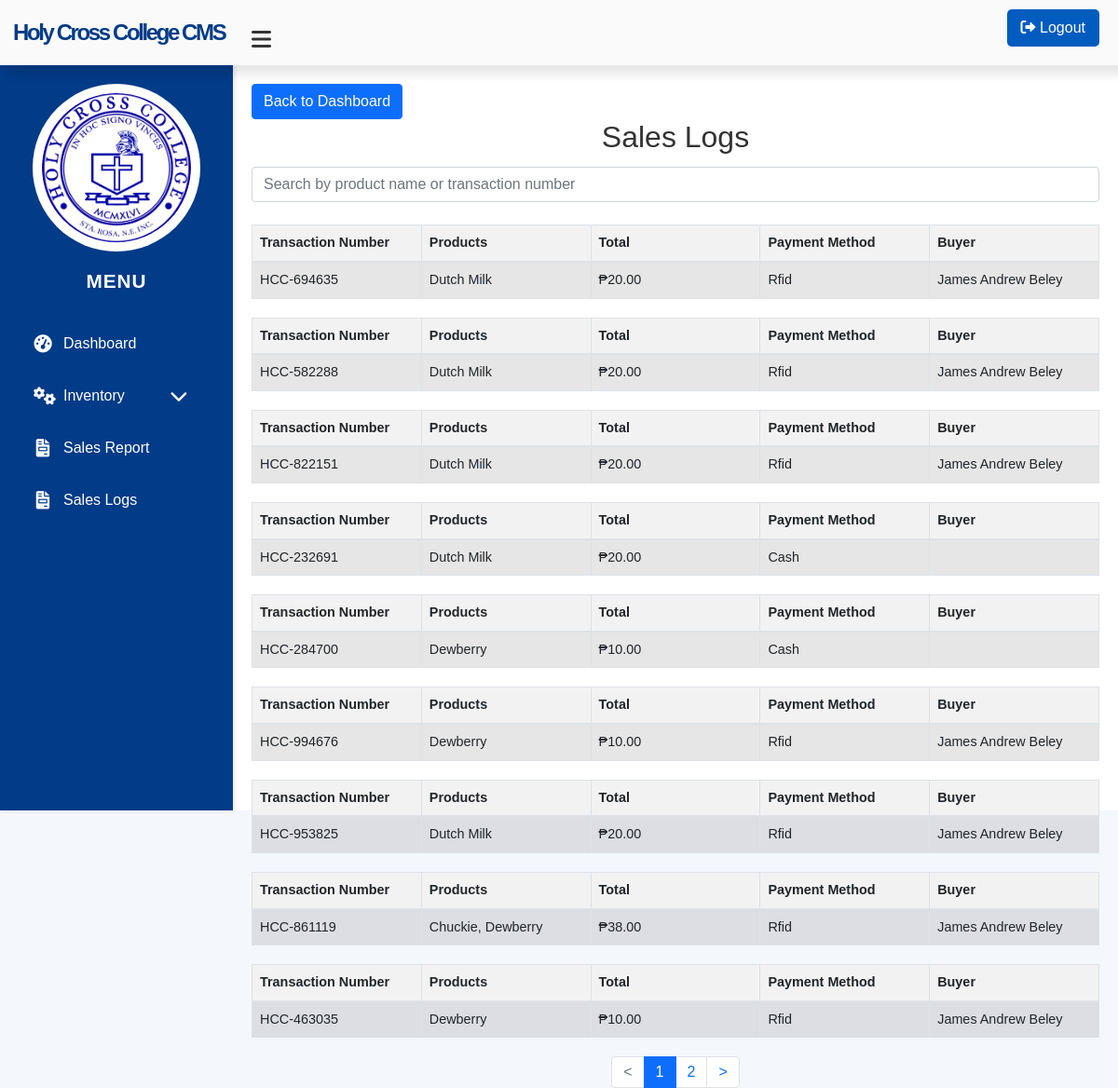
The app's page /sales_logs.php (signed in) with its own data.
### tables this page shows
CREATE TABLE `sales` (
  `id` int(11) NOT NULL,
  `product_id` int(11) NOT NULL,
  `quantity_sold` int(11) NOT NULL,
  `total` decimal(10,2) NOT NULL,
  `sale_date` datetime DEFAULT current_timestamp(),
  `transaction_number` varchar(250) NOT NULL,
  `payment_method` varchar(50) DEFAULT NULL,
  `username` varchar(250) NOT NULL
);

### sales_logs.php (the view, shortened to what this page needs)
<?php
include 'db.php';
$limit = 10;
$page = isset($_GET['page']) ? $_GET['page'] : 1;
$offset = ($page - 1) * $limit;
$sales = [];
$search = isset($_GET['search']) ? $_GET['search'] : '';
$filter = isset($_GET['filter']) ? $_GET['filter'] : '';
$baseQuery = "SELECT sales.transaction_number,
                     products.name AS product_name,
                     sales.quantity_sold,
                     sales.sale_date,
                     products.market_price,
                     products.selling_price,
                     sales.payment_method,
                     sales.username
              FROM sales
              JOIN products ON sales.product_id = products.id";
$whereClause = "";
$salesQuery = $baseQuery . $whereClause . " ORDER BY sales.sale_date DESC LIMIT $limit OFFSET $offset";
$salesResult = $conn->query($salesQuery);
if ($salesResult) {
    while ($row = $salesResult->fetch_assoc()) {
        $sales[] = [
            'transaction_number' => $row['transaction_number'],
            'product_name' => $row['product_name'],
            'quantity_sold' => $row['quantity_sold'],
            'sale_date' => $row['sale_date'],
            'selling_price' => $row['selling_price'],
            'total' => number_format($row['selling_price'] * $row['quantity_sold'], 2),
            'payment_method' => $row['payment_method'],
            'username' => $row['username'],
        ];
    }
}
$totalSalesQuery = "SELECT COUNT(*) AS total_sales FROM sales";
$totalSalesResult = $conn->query($totalSalesQuery);
$totalSalesRow = $totalSalesResult->fetch_assoc();
$totalSalesCount = $totalSalesRow['total_sales'];
$totalPages = ceil($totalSalesCount / $limit);
?>
<!DOCTYPE html>
<html lang="en">
<head>
    <link rel="stylesheet" href="https://stackpath.bootstrapcdn.com/bootstrap/4.5.2/css/bootstrap.min.css">
</head>
<body>
<?php include 'sidebar.php'; ?>
    <div class="main-content">
        <a href="dashboard.php" class="btn btn-primary">Back to Dashboard</a>
        <h2>Sales Logs</h2>
        <form id="searchForm" method="GET" class="mb-4">
            <div class="input-group">
                <input type="text" id="searchInput" name="search" class="form-control" placeholder="Search by product name or transaction number" value="<?php echo htmlspecialchars($search); ?>">
            </div>
        </form>
        <?php if (!empty($sales)): ?>
    <?php
    $groupedSales = [];
    foreach ($sales as $sale) {
        $groupedSales[$sale['transaction_number']][] = $sale;
    }
    foreach ($groupedSales as $transactionNumber => $transactionSales): ?>
        <table class="table table-striped table-bordered">
            <thead>
                <tr>
                    <th>Transaction Number</th>
                    <th>Products</th>
                    <th>Total</th>
                    <th>Payment Method</th>
                    <th>Buyer</th>
                </tr>
            </thead>
            <tbody>
                <tr>
                    <td><?php echo $transactionNumber; ?></td>
                    <td>
                        <?php
                        $products = [];
                        foreach ($transactionSales as $sale) {
                            $products[] = $sale['product_name'];
                        }
                        echo implode(', ', $products);
                        ?>
                    </td>
                    <td>₱<?php
                        $total = 0;
                        foreach ($transactionSales as $sale) {
                            $total += $sale['selling_price'] * $sale['quantity_sold'];
                        }
                        echo number_format($total, 2);
                    ?></td>
                    <td><?php echo ucfirst($transactionSales[0]['payment_method']); ?></td>
                    <td><?php echo $transactionSales[0]['username']; ?></td>
                </tr>
            </tbody>
        </table>
    <?php endforeach; ?>
<?php else: ?>
    <p>No sales found for the given search criteria.</p>
<?php endif; ?>
<nav aria-label="Page navigation">
    <ul class="pagination justify-content-center">
        <li class="page-item <?php echo $page == 1 ? 'disabled' : ''; ?>">
            <a class="page-link" href="?page=<?php echo $page - 1; ?>&search=<?php echo $search; ?>&filter=<?php echo $filter; ?>" tabindex="-1">&lt;</a>
        </li>
        <?php
        $startPage = max(1, $page - 1);
        $endPage = min($totalPages, $page + 1);
        for ($i = $startPage; $i <= $endPage; $i++):
        ?>
            <li class="page-item <?php echo $i == $page ? 'active' : ''; ?>">
                <a class="page-link" href="?page=<?php echo $i; ?>&search=<?php echo $search; ?>&filter=<?php echo $filter; ?>"><?php echo $i; ?></a>
            </li>
        <?php endfor; ?>
        <li class="page-item <?php echo $page == $totalPages ? 'disabled' : ''; ?>">
            <a class="page-link" href="?page=<?php echo $page + 1; ?>&search=<?php echo $search; ?>&filter=<?php echo $filter; ?>">&gt;</a>
        </li>
    </ul>
</nav>
    </div>
</body>
</html>

### assets/css/styles.css (style rules this page uses)
body { font-family: Arial, sans-serif; background-color: #f4f4f4; margin: 0; padding: 0; }
h2 { text-align: center; color: #333; }
form { display: flex; flex-direction: column; }
input, select, button { padding: 10px; margin-top: 5px; border-radius: 4px; border: 1px solid #ddd; }
table { width: 100%; border-collapse: collapse; }
table, th, td { border: 1px solid #ddd; }
th, td { padding: 10px; text-align: left; }
th { background-color: #f2f2f2; }

### sales_logs.php (style rules this page uses)
.main-content { padding: 20px; }
h2 { margin-bottom: 20px; }
table { margin-top: 20px; font-size: 0.9rem; }
.pagination { margin-top: 20px; justify-content: center; }
table { margin-top: 20px; font-size: 0.9rem; width: 100%; table-layout: fixed; }
th, td { padding: 10px; text-align: center; border: 1px solid #ddd; }
thead { background-color: #f2f2f2; }

### sidebar.php (style rules this page uses)
body { font-family: 'Arial', sans-serif; display: flex; margin: 0; background-color: #f4f7fc; height: 100vh; flex-direction: column; }
.main-content { margin-left: 250px; padding: 20px; background-color: #ffffff; min-height: 100vh; box-sizing: border-box; margin-top: 70px; }

### records on screen
sales: payment_method "Rfid", username "James Andrew Beley"
sales: payment_method "Rfid", username "James Andrew Beley"
sales: payment_method "Rfid", username "James Andrew Beley"
sales: payment_method "Cash"
sales: payment_method "Cash"
sales: payment_method "Rfid", username "James Andrew Beley"
sales: payment_method "Rfid", username "James Andrew Beley"
sales: payment_method "Rfid", username "James Andrew Beley"
sales: payment_method "Rfid", username "James Andrew Beley"

### other values on screen
$transactionNumber "HCC-694635"
implode(', ', $products) "Dutch Milk"
$total "20.00"
$transactionNumber "HCC-582288"
$transactionNumber "HCC-822151"
$transactionNumber "HCC-232691"
$transactionNumber "HCC-284700"
implode(', ', $products) "Dewberry"
$total "10.00"
$transactionNumber "HCC-994676"
$transactionNumber "HCC-953825"
$transactionNumber "HCC-861119"
implode(', ', $products) "Chuckie, Dewberry"
$total "38.00"
$transactionNumber "HCC-463035"
